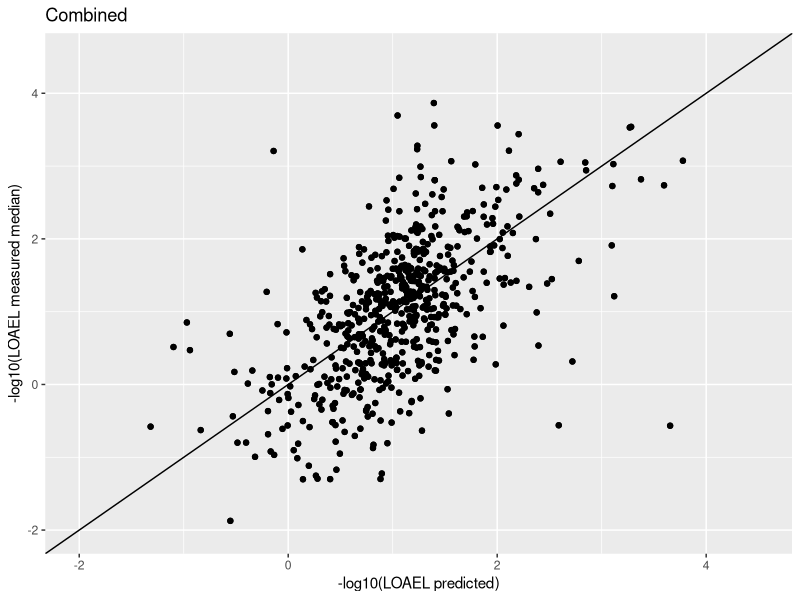

Reproduce this figure in R.
library(ggplot2)

combined = read.csv("data/combined-cv.csv",header=T)

p = qplot(-log10(LOAEL_predicted),-log10(LOAEL_measured_median),data=combined,xlab="-log10(LOAEL predicted)",ylab="-log10(LOAEL measured median)",main="Combined") + geom_point() + geom_abline(intercept=0.0)  + xlim(-2,4.5) + ylim(-2,4.5)

ggsave(file='figure/crossvalidation.pdf', plot=p)
